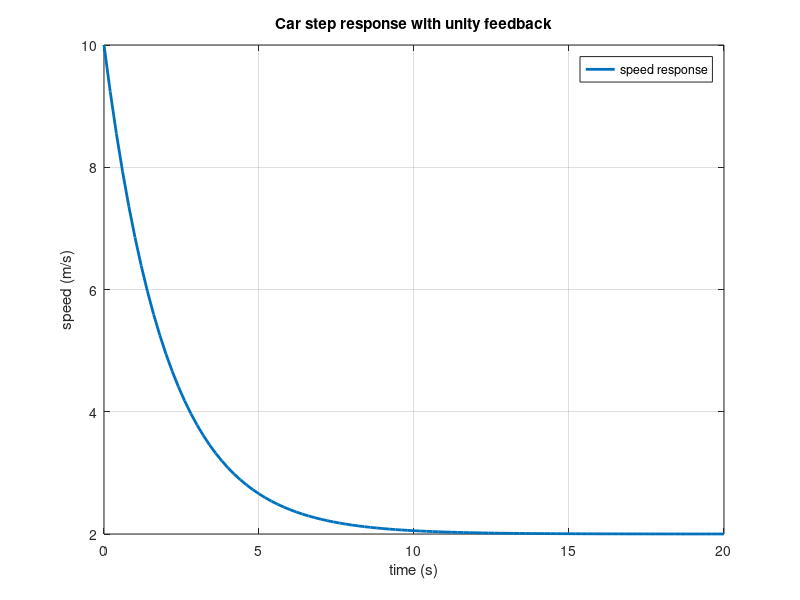

Source code (MATLAB):
%%%%%%%%%%%%%%%%%%%%%%%%%%%%%%%%%%%%%%%%%%%%%%%%%%%%%%%%%%%%%%%%%%%%%%%%%%%
%%%%%%%%%%%%%%%%%% MAE143B Spring 2025, Problem Session 1 %%%%%%%%%%%%%%%%%
%%%%%%%%%%%%%%%%%%%%%%%%%%%%%%%%%%%%%%%%%%%%%%%%%%%%%%%%%%%%%%%%%%%%%%%%%%%
clear; clc; close all;

%% Part a) Plotting the Step Response
car = tf(0.04, [1 .1])
[y,t] = step(car);

plot(t,y*100,'LineWidth',2)
title('Car step response')
xlabel('time (s)')
ylabel('speed (m/s)')
legend('speed response')
grid on

%% Part b) P-control
Kp=10; pcontrol = tf(Kp,1)
pcloop = feedback(pcontrol*car,1);
uloop = feedback(pcontrol, car);

[y,t] = step(uloop);
plot(t,y,'LineWidth',2)
title('Car step response with unity feedback')
xlabel('time (s)')
ylabel('speed (m/s)')
legend('speed response')
grid on